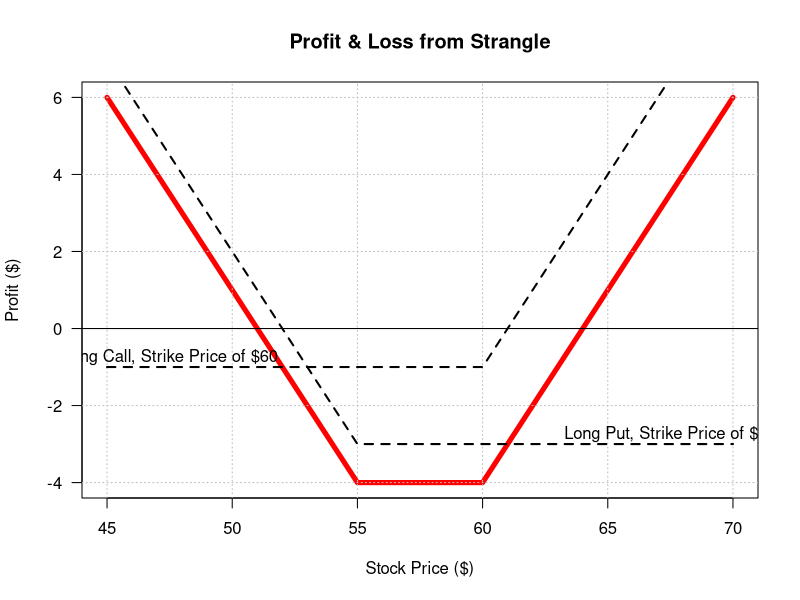

Here is the R script that generated this plot:
combo.strangle <- function(k1, k2, call, put){ # Strangle Combination
  
  if (isTRUE(k1 >= k2)){ message("Long Put cannot be higher than Long Call") }
  
  else { # if strike prices are fine, let us define calls below:
    
    C <- rbind(cbind(seq(k1 - 10, k2, 1), -call),
               cbind(seq(k2 + 1, k2 + 10, 1), seq(10) - call)) # Long Call
    
    P <- rbind(cbind(seq(k1 - 10, k1 - 1, 1), put - seq(-5, 4, 1) - 1),
                cbind(seq(k1, k2 + 10, 1), -put)) # Long Put
    
    colnames(C) <- c("Stock Price", "Profit from Long Call") # Column names
    colnames(P) <- c("Stock Price", "Profit from Long Put")
    
    DF <- merge(C, P, by = "Stock Price") # Merge stock and option data frames
    
    DF$`Total Payoff` <- DF[,2] + DF[,3] # Total Pay-off column
    
    plot(x = DF[,1], y = DF[,4], las = 1, ylab = "Profit ($)", type = "l",
         xlab = "Stock Price ($)", ylim = c(min(DF[,4]), max(DF[,4])), 
         main = "Profit & Loss from Strangle", lwd = 5, col = "red")
    
    grid(nx = NULL, ny = NULL, col = "grey", lty = 3) # Grid
    
    abline(h = 0) # Break Even line
    
    for (n in 2:3){ lines(x = DF[,1], y = DF[,n], lwd = 2, lty = 2) } 
    
    text(x = k2 + 7.5, y = 0.25 - put,
         sprintf("Long Put, Strike Price of $%s", k1)) # Long Put
    text(x = k1 - 7.5, y = 0.25 - call,
         sprintf("Long Call, Strike Price of $%s", k2)) # Long Call
    
    DF } # Pay-off
}
combo.strangle(55, 60, 1, 3) # Test
